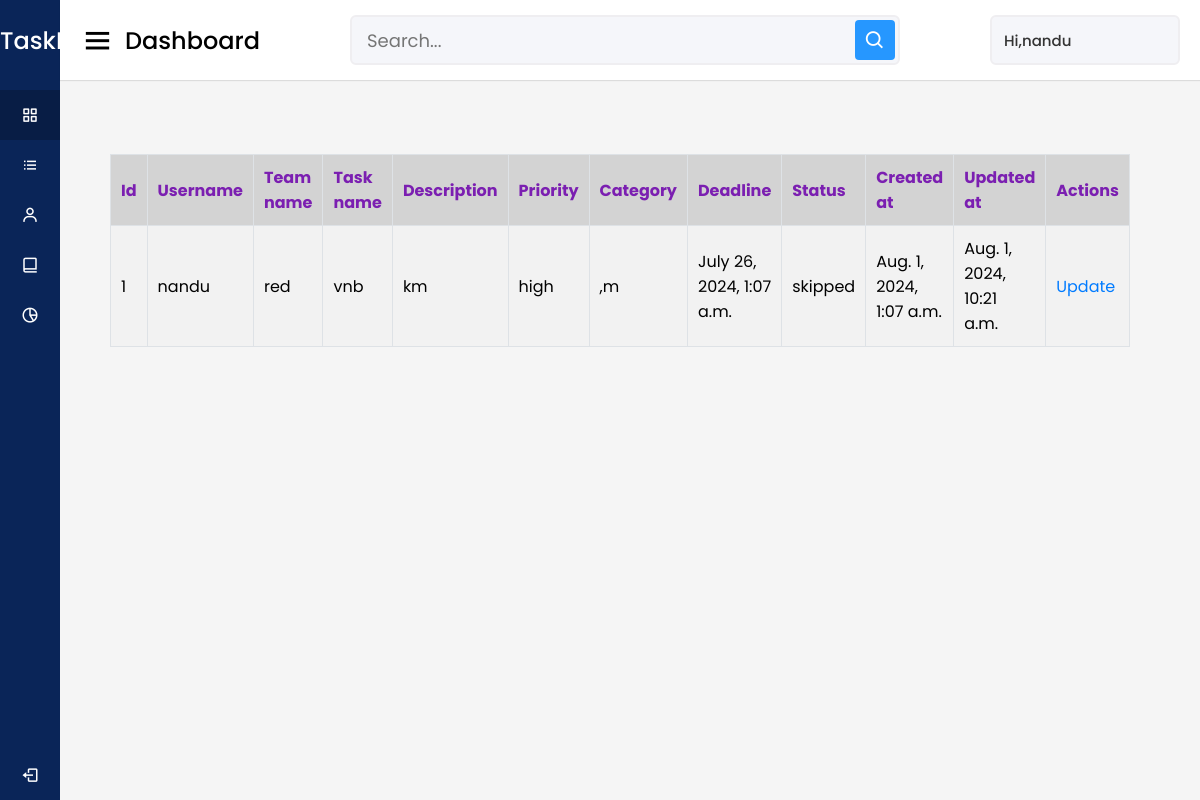
Before: /team_assigned_task (signed in) with the older database file.
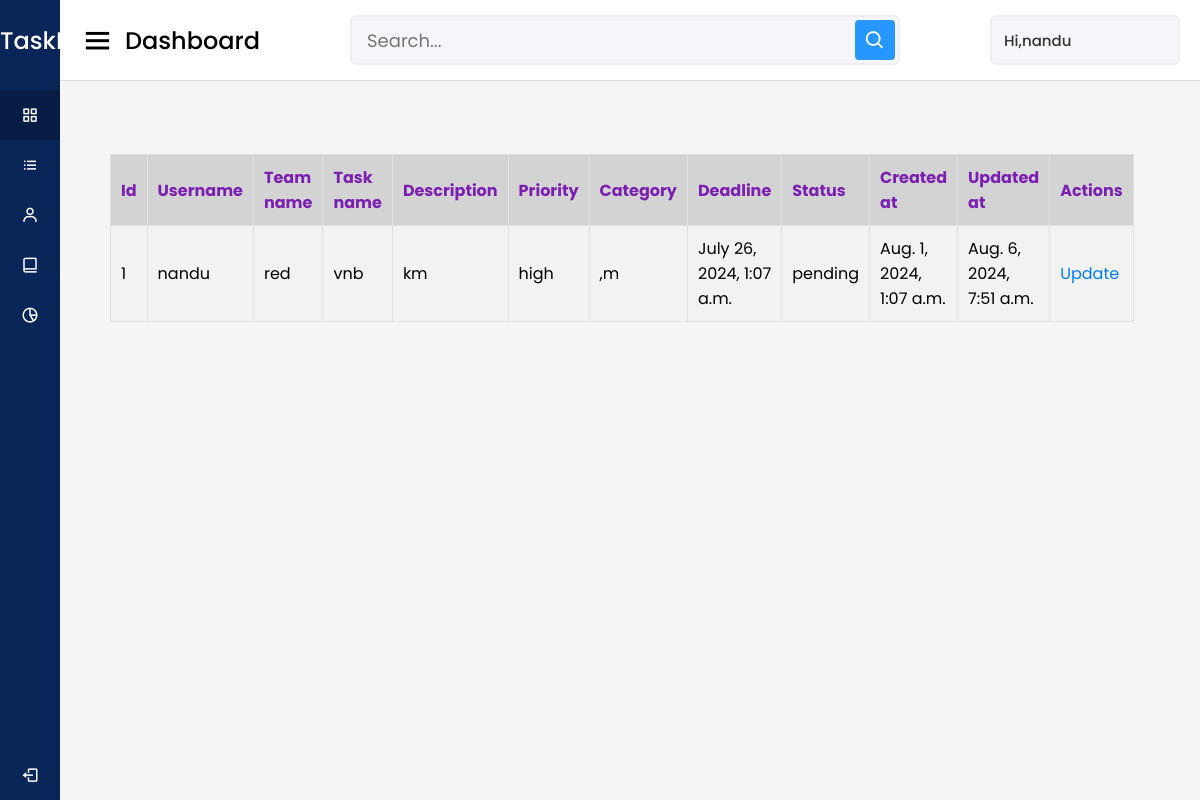
After: the same page with the newer database file.
### admin_app/models.py (models this page shows, shortened)
class Team_management(models.Model):
    user_id = models.ForeignKey('user_app.User', on_delete=models.CASCADE)
    team_id = models.ForeignKey(Team, on_delete=models.CASCADE)
    permissions = models.CharField(max_length=100)
    task_id=models.ForeignKey(Task,on_delete=models.CASCADE, blank=True,null=True)

class Task(models.Model):
    PRIORITY_CHOICES = (
        ('low', 'Low'),
        ('medium', 'Medium'),
        ('high', 'High'),
    )
    STATUS_CHOICES=(
        ('pending','Pending'),
        ('done','Done'),
        ('not started','Not started'),
        ('skipped','Skipped'),
    )
    task_id = models.AutoField(primary_key=True)
    task_title = models.CharField(max_length=100)
    description = models.TextField()
    user_id = models.ForeignKey('user_app.User', on_delete=models.CASCADE, blank=True,null=True)
    team_id = models.ForeignKey(Team,on_delete=models.CASCADE, blank=True,null=True)
    priority = models.CharField(max_length=6, choices=PRIORITY_CHOICES)
    category = models.CharField(max_length=255)
    deadline = models.DateTimeField()
    status = models.CharField(max_length=50, choices=STATUS_CHOICES)
    created_at = models.DateTimeField(auto_now_add=True)
    updated_at = models.DateTimeField(auto_now=True)

class Team(models.Model):
    ACTIVE_CHOICES = (
        ('Active', 'Active'),
        ('Deactive', 'Deactive'),
    )
    team_id = models.AutoField(primary_key=True)
    team_name = models.CharField(max_length=100)
    member_id=models.ForeignKey(Team_member,on_delete=models.CASCADE)
    created_at = models.DateTimeField(auto_now_add=True)
    updated_at = models.DateTimeField(auto_now=True)
    is_active = models.CharField(max_length=10, choices=ACTIVE_CHOICES ,default='pending')

### user_app/models.py (models this page shows, shortened)
class User(models.Model):
    ACTIVE_CHOICES = (
        ('Active', 'Active'),
        ('Deactive', 'Deactive'),
        ('Block', 'Block'),
    )
    user_id=models.AutoField(primary_key=True)
    firstname = models.CharField(max_length=100)
    lastname = models.CharField(max_length=12)
    email = models.EmailField(max_length=100, unique=True)
    phone_number=models.CharField(max_length=10)
    password = models.CharField(max_length=100)
    otp = models.CharField(max_length=6, blank=True, null=True)
    otp_created_at = models.DateTimeField(blank=True, null=True)
    is_active = models.CharField(max_length=10,choices=ACTIVE_CHOICES,default='pending')

### user_app/views.py (the view)
# urls.py: path('team_assigned_task',views.team_management),
def team_management(request):
    user_id = request.session.get("user_id")
    if user_id:
        user = User.objects.get(user_id=user_id)
        team_managements = Team_management.objects.all()
        return render(request, 'team_assigned_task.html', {'team': team_managements,'user':user})
    else:
        return redirect('/login')

### templates/team_assigned_task.html (shortened to what the changed rows need)
<!DOCTYPE html>
<html lang="en" dir="ltr">
  <head>
    <link rel="stylesheet" href="https://cdnjs.cloudflare.com/ajax/libs/font-awesome/4.7.0/css/all.min.css">
    <link href="https://cdn.jsdelivr.net/npm/bootstrap@5.0.2/dist/css/bootstrap.min.css" rel="stylesheet"integrity="sha384-EVSTQN3/azprG1Anm3QDgpJLIm9Nao0Yz1ztcQTwFspd3yD65VohhpuuCOmLASjC">
        <link rel="stylesheet" type="text/css" href="css/font-awesome.min.css" />
        <link rel="stylesheet" href="https://cdnjs.cloudflare.com/ajax/libs/font-awesome/4.7.0/css/font-awesome.min.css">
     <link rel="stylesheet" href="https://use.fontawesome.com/releases/v5.7.2/css/all.css">
    <link rel="stylesheet" href="https://www.w3schools.com/icons/tryit.asp?icon=fas_fa-house-user&unicon=f965">
    {% load static %}
    <link rel="stylesheet" href="{% static 'css/style.css' %}" />
          <link rel="stylesheet" href="{% static 'css/style7.css' %}" />
    <link href="https://unpkg.com/boxicons@2.0.7/css/boxicons.min.css" rel="stylesheet" />
  </head>
  <body>
    <section class="home-section">
      <div class="home-content">
        <div class="overview-boxes">
            <div class="col-lg-9.5 my-lg-0 my-1">
                <div id="main-content" class="bg-white border" style="width:100%">
                    <form method="POST">
  <table align="center" bgcolor="lightgray" style="width:100%;">
    {% for x in team %}
      <tr>
                 <td>{{x.id}}</td>            <input type="hidden" id="product_name" name="task_id" class="form-control" placeholder="" value="{{ x.task_id.task_id }}">
    <td>{{x.user_id.firstname}}</td>
    <td>{{x.team_id.team_name}}</td>
          <td>{{x.task_id.task_title}}</td>
          <td>{{x.task_id.description}}</td>
          <td>{{x.task_id.priority}}</td>
          <td>{{x.task_id.category}}</td>
          <td>{{x.task_id.deadline}}</td>
        <td>{{x.task_id.status}}</td>
        <td >{{x.task_id.created_at}}</td>
          <td >{{x.task_id.updated_at}}</td>
          <td>  <a style="text-decoration:none;" href="edit_team/{{x.task_id.task_id}}/">Update</a></td>
      </tr>
                        </div>
            </div>
    {% endfor %}
                     </div>
            </div>
    </section>
  </body>
</html>

Changed rows visible on the page:
changed through a linked row, Team_management "nandu": task_id.status "skipped" → "pending"; task_id.updated_at "Aug. 1, 2024, 10:21 a.m." → "Aug. 6, 2024, 7:51 a.m."
